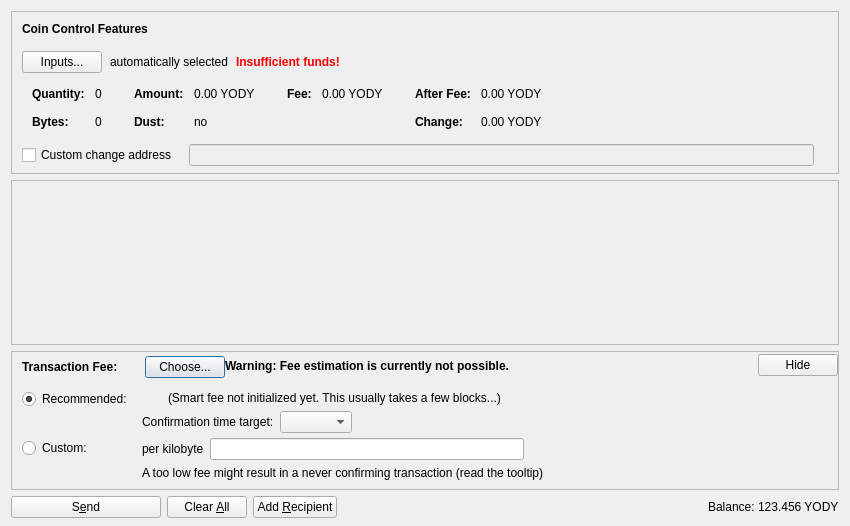
<?xml version="1.0" encoding="UTF-8"?>
<ui version="4.0">
 <class>SendCoinsDialog</class>
 <widget class="QDialog" name="SendCoinsDialog">
  <property name="geometry">
   <rect>
    <x>0</x>
    <y>0</y>
    <width>850</width>
    <height>526</height>
   </rect>
  </property>
  <property name="windowTitle">
   <string>Send Coins</string>
  </property>
  <layout class="QVBoxLayout" name="verticalLayout" stretch="0,1,0,0">
   <property name="bottomMargin">
    <number>8</number>
   </property>
   <item>
    <widget class="QFrame" name="frameCoinControl">
     <property name="sizePolicy">
      <sizepolicy hsizetype="Expanding" vsizetype="Expanding">
       <horstretch>0</horstretch>
       <verstretch>0</verstretch>
      </sizepolicy>
     </property>
     <property name="maximumSize">
      <size>
       <width>16777215</width>
       <height>16777215</height>
      </size>
     </property>
     <property name="frameShape">
      <enum>QFrame::StyledPanel</enum>
     </property>
     <property name="frameShadow">
      <enum>QFrame::Sunken</enum>
     </property>
     <layout class="QVBoxLayout" name="verticalLayoutCoinControl2">
      <property name="spacing">
       <number>0</number>
      </property>
      <property name="leftMargin">
       <number>0</number>
      </property>
      <property name="topMargin">
       <number>0</number>
      </property>
      <property name="rightMargin">
       <number>0</number>
      </property>
      <property name="bottomMargin">
       <number>6</number>
      </property>
      <item>
       <layout class="QVBoxLayout" name="verticalLayoutCoinControl" stretch="0,0,0,0,1">
        <property name="spacing">
         <number>0</number>
        </property>
        <property name="leftMargin">
         <number>10</number>
        </property>
        <property name="topMargin">
         <number>10</number>
        </property>
        <item>
         <layout class="QHBoxLayout" name="horizontalLayoutCoinControl1">
          <property name="bottomMargin">
           <number>15</number>
          </property>
          <item>
           <widget class="QLabel" name="labelCoinControlFeatures">
            <property name="sizePolicy">
             <sizepolicy hsizetype="Preferred" vsizetype="Maximum">
              <horstretch>0</horstretch>
              <verstretch>0</verstretch>
             </sizepolicy>
            </property>
            <property name="font">
             <font>
              <weight>75</weight>
              <bold>true</bold>
             </font>
            </property>
            <property name="styleSheet">
             <string notr="true">font-weight:bold;</string>
            </property>
            <property name="text">
             <string>Coin Control Features</string>
            </property>
           </widget>
          </item>
         </layout>
        </item>
        <item>
         <layout class="QHBoxLayout" name="horizontalLayoutCoinControl2" stretch="0,0,0,0">
          <property name="spacing">
           <number>8</number>
          </property>
          <property name="bottomMargin">
           <number>10</number>
          </property>
          <item>
           <widget class="QPushButton" name="pushButtonCoinControl">
            <property name="styleSheet">
             <string notr="true"/>
            </property>
            <property name="text">
             <string>Inputs...</string>
            </property>
            <property name="autoDefault">
             <bool>false</bool>
            </property>
           </widget>
          </item>
          <item>
           <widget class="QLabel" name="labelCoinControlAutomaticallySelected">
            <property name="text">
             <string>automatically selected</string>
            </property>
            <property name="margin">
             <number>5</number>
            </property>
           </widget>
          </item>
          <item>
           <widget class="QLabel" name="labelCoinControlInsuffFunds">
            <property name="font">
             <font>
              <weight>75</weight>
              <bold>true</bold>
             </font>
            </property>
            <property name="styleSheet">
             <string notr="true">color:red;font-weight:bold;</string>
            </property>
            <property name="text">
             <string>Insufficient funds!</string>
            </property>
            <property name="margin">
             <number>5</number>
            </property>
           </widget>
          </item>
          <item>
           <spacer name="horizontalSpacerCoinControl">
            <property name="orientation">
             <enum>Qt::Horizontal</enum>
            </property>
            <property name="sizeHint" stdset="0">
             <size>
              <width>40</width>
              <height>1</height>
             </size>
            </property>
           </spacer>
          </item>
         </layout>
        </item>
        <item>
         <widget class="QWidget" name="widgetCoinControl" native="true">
          <property name="sizePolicy">
           <sizepolicy hsizetype="Preferred" vsizetype="Preferred">
            <horstretch>0</horstretch>
            <verstretch>0</verstretch>
           </sizepolicy>
          </property>
          <property name="minimumSize">
           <size>
            <width>0</width>
            <height>0</height>
           </size>
          </property>
          <property name="styleSheet">
           <string notr="true"/>
          </property>
          <layout class="QHBoxLayout" name="horizontalLayoutCoinControl5">
           <property name="leftMargin">
            <number>0</number>
           </property>
           <property name="topMargin">
            <number>0</number>
           </property>
           <property name="rightMargin">
            <number>0</number>
           </property>
           <property name="bottomMargin">
            <number>0</number>
           </property>
           <item>
            <layout class="QHBoxLayout" name="horizontalLayoutCoinControl3" stretch="0,0,0,1">
             <property name="spacing">
              <number>20</number>
             </property>
             <property name="topMargin">
              <number>0</number>
             </property>
             <property name="bottomMargin">
              <number>10</number>
             </property>
             <item>
              <layout class="QFormLayout" name="formLayoutCoinControl1">
               <property name="horizontalSpacing">
                <number>10</number>
               </property>
               <property name="verticalSpacing">
                <number>14</number>
               </property>
               <property name="leftMargin">
                <number>10</number>
               </property>
               <property name="topMargin">
                <number>4</number>
               </property>
               <property name="rightMargin">
                <number>6</number>
               </property>
               <item row="0" column="0">
                <widget class="QLabel" name="labelCoinControlQuantityText">
                 <property name="font">
                  <font>
                   <weight>75</weight>
                   <bold>true</bold>
                  </font>
                 </property>
                 <property name="text">
                  <string>Quantity:</string>
                 </property>
                 <property name="margin">
                  <number>0</number>
                 </property>
                </widget>
               </item>
               <item row="0" column="1">
                <widget class="QLabel" name="labelCoinControlQuantity">
                 <property name="cursor">
                  <cursorShape>IBeamCursor</cursorShape>
                 </property>
                 <property name="contextMenuPolicy">
                  <enum>Qt::ActionsContextMenu</enum>
                 </property>
                 <property name="text">
                  <string notr="true">0</string>
                 </property>
                 <property name="margin">
                  <number>0</number>
                 </property>
                 <property name="textInteractionFlags">
                  <set>Qt::LinksAccessibleByMouse|Qt::TextSelectableByKeyboard|Qt::TextSelectableByMouse</set>
                 </property>
                </widget>
               </item>
               <item row="1" column="0">
                <widget class="QLabel" name="labelCoinControlBytesText">
                 <property name="font">
                  <font>
                   <weight>75</weight>
                   <bold>true</bold>
                  </font>
                 </property>
                 <property name="text">
                  <string>Bytes:</string>
                 </property>
                </widget>
               </item>
               <item row="1" column="1">
                <widget class="QLabel" name="labelCoinControlBytes">
                 <property name="cursor">
                  <cursorShape>IBeamCursor</cursorShape>
                 </property>
                 <property name="contextMenuPolicy">
                  <enum>Qt::ActionsContextMenu</enum>
                 </property>
                 <property name="text">
                  <string notr="true">0</string>
                 </property>
                 <property name="textInteractionFlags">
                  <set>Qt::LinksAccessibleByMouse|Qt::TextSelectableByKeyboard|Qt::TextSelectableByMouse</set>
                 </property>
                </widget>
               </item>
              </layout>
             </item>
             <item>
              <layout class="QFormLayout" name="formLayoutCoinControl2">
               <property name="horizontalSpacing">
                <number>10</number>
               </property>
               <property name="verticalSpacing">
                <number>14</number>
               </property>
               <property name="leftMargin">
                <number>6</number>
               </property>
               <property name="topMargin">
                <number>4</number>
               </property>
               <property name="rightMargin">
                <number>6</number>
               </property>
               <item row="0" column="0">
                <widget class="QLabel" name="labelCoinControlAmountText">
                 <property name="font">
                  <font>
                   <weight>75</weight>
                   <bold>true</bold>
                  </font>
                 </property>
                 <property name="text">
                  <string>Amount:</string>
                 </property>
                 <property name="margin">
                  <number>0</number>
                 </property>
                </widget>
               </item>
               <item row="0" column="1">
                <widget class="QLabel" name="labelCoinControlAmount">
                 <property name="cursor">
                  <cursorShape>IBeamCursor</cursorShape>
                 </property>
                 <property name="contextMenuPolicy">
                  <enum>Qt::ActionsContextMenu</enum>
                 </property>
                 <property name="text">
                  <string notr="true">0.00 YODY</string>
                 </property>
                 <property name="textInteractionFlags">
                  <set>Qt::LinksAccessibleByMouse|Qt::TextSelectableByKeyboard|Qt::TextSelectableByMouse</set>
                 </property>
                </widget>
               </item>
               <item row="1" column="0">
                <widget class="QLabel" name="labelCoinControlLowOutputText">
                 <property name="font">
                  <font>
                   <weight>75</weight>
                   <bold>true</bold>
                  </font>
                 </property>
                 <property name="text">
                  <string>Dust:</string>
                 </property>
                </widget>
               </item>
               <item row="1" column="1">
                <widget class="QLabel" name="labelCoinControlLowOutput">
                 <property name="cursor">
                  <cursorShape>IBeamCursor</cursorShape>
                 </property>
                 <property name="contextMenuPolicy">
                  <enum>Qt::ActionsContextMenu</enum>
                 </property>
                 <property name="text">
                  <string notr="true">no</string>
                 </property>
                 <property name="textInteractionFlags">
                  <set>Qt::LinksAccessibleByMouse|Qt::TextSelectableByKeyboard|Qt::TextSelectableByMouse</set>
                 </property>
                </widget>
               </item>
              </layout>
             </item>
             <item>
              <layout class="QFormLayout" name="formLayoutCoinControl3">
               <property name="horizontalSpacing">
                <number>10</number>
               </property>
               <property name="verticalSpacing">
                <number>14</number>
               </property>
               <property name="leftMargin">
                <number>6</number>
               </property>
               <property name="topMargin">
                <number>4</number>
               </property>
               <property name="rightMargin">
                <number>6</number>
               </property>
               <item row="0" column="0">
                <widget class="QLabel" name="labelCoinControlFeeText">
                 <property name="font">
                  <font>
                   <weight>75</weight>
                   <bold>true</bold>
                  </font>
                 </property>
                 <property name="text">
                  <string>Fee:</string>
                 </property>
                 <property name="margin">
                  <number>0</number>
                 </property>
                </widget>
               </item>
               <item row="0" column="1">
                <widget class="QLabel" name="labelCoinControlFee">
                 <property name="cursor">
                  <cursorShape>IBeamCursor</cursorShape>
                 </property>
                 <property name="contextMenuPolicy">
                  <enum>Qt::ActionsContextMenu</enum>
                 </property>
                 <property name="text">
                  <string notr="true">0.00 YODY</string>
                 </property>
                 <property name="textInteractionFlags">
                  <set>Qt::LinksAccessibleByMouse|Qt::TextSelectableByKeyboard|Qt::TextSelectableByMouse</set>
                 </property>
                </widget>
               </item>
              </layout>
             </item>
             <item>
              <layout class="QFormLayout" name="formLayoutCoinControl4">
               <property name="horizontalSpacing">
                <number>10</number>
               </property>
               <property name="verticalSpacing">
                <number>14</number>
               </property>
               <property name="leftMargin">
                <number>6</number>
               </property>
               <property name="topMargin">
                <number>4</number>
               </property>
               <property name="rightMargin">
                <number>6</number>
               </property>
               <item row="0" column="0">
                <widget class="QLabel" name="labelCoinControlAfterFeeText">
                 <property name="font">
                  <font>
                   <weight>75</weight>
                   <bold>true</bold>
                  </font>
                 </property>
                 <property name="text">
                  <string>After Fee:</string>
                 </property>
                 <property name="margin">
                  <number>0</number>
                 </property>
                </widget>
               </item>
               <item row="0" column="1">
                <widget class="QLabel" name="labelCoinControlAfterFee">
                 <property name="cursor">
                  <cursorShape>IBeamCursor</cursorShape>
                 </property>
                 <property name="contextMenuPolicy">
                  <enum>Qt::ActionsContextMenu</enum>
                 </property>
                 <property name="text">
                  <string notr="true">0.00 YODY</string>
                 </property>
                 <property name="textInteractionFlags">
                  <set>Qt::LinksAccessibleByMouse|Qt::TextSelectableByKeyboard|Qt::TextSelectableByMouse</set>
                 </property>
                </widget>
               </item>
               <item row="1" column="0">
                <widget class="QLabel" name="labelCoinControlChangeText">
                 <property name="font">
                  <font>
                   <weight>75</weight>
                   <bold>true</bold>
                  </font>
                 </property>
                 <property name="text">
                  <string>Change:</string>
                 </property>
                </widget>
               </item>
               <item row="1" column="1">
                <widget class="QLabel" name="labelCoinControlChange">
                 <property name="cursor">
                  <cursorShape>IBeamCursor</cursorShape>
                 </property>
                 <property name="contextMenuPolicy">
                  <enum>Qt::ActionsContextMenu</enum>
                 </property>
                 <property name="text">
                  <string notr="true">0.00 YODY</string>
                 </property>
                 <property name="textInteractionFlags">
                  <set>Qt::LinksAccessibleByMouse|Qt::TextSelectableByKeyboard|Qt::TextSelectableByMouse</set>
                 </property>
                </widget>
               </item>
              </layout>
             </item>
            </layout>
           </item>
          </layout>
         </widget>
        </item>
        <item>
         <layout class="QHBoxLayout" name="horizontalLayoutCoinControl4" stretch="0,0,0">
          <property name="spacing">
           <number>12</number>
          </property>
          <property name="sizeConstraint">
           <enum>QLayout::SetDefaultConstraint</enum>
          </property>
          <property name="topMargin">
           <number>5</number>
          </property>
          <property name="rightMargin">
           <number>5</number>
          </property>
          <item>
           <widget class="QCheckBox" name="checkBoxCoinControlChange">
            <property name="toolTip">
             <string>If this is activated, but the change address is empty or invalid, change will be sent to a newly generated address.</string>
            </property>
            <property name="text">
             <string>Custom change address</string>
            </property>
           </widget>
          </item>
          <item>
           <widget class="QValidatedLineEdit" name="lineEditCoinControlChange">
            <property name="enabled">
             <bool>false</bool>
            </property>
            <property name="sizePolicy">
             <sizepolicy hsizetype="Expanding" vsizetype="Fixed">
              <horstretch>0</horstretch>
              <verstretch>0</verstretch>
             </sizepolicy>
            </property>
           </widget>
          </item>
          <item>
           <widget class="QLabel" name="labelCoinControlChangeLabel">
            <property name="sizePolicy">
             <sizepolicy hsizetype="Preferred" vsizetype="Expanding">
              <horstretch>0</horstretch>
              <verstretch>0</verstretch>
             </sizepolicy>
            </property>
            <property name="minimumSize">
             <size>
              <width>0</width>
              <height>0</height>
             </size>
            </property>
            <property name="text">
             <string/>
            </property>
            <property name="margin">
             <number>3</number>
            </property>
           </widget>
          </item>
         </layout>
        </item>
        <item>
         <spacer name="verticalSpacerCoinControl">
          <property name="orientation">
           <enum>Qt::Vertical</enum>
          </property>
          <property name="sizeHint" stdset="0">
           <size>
            <width>800</width>
            <height>1</height>
           </size>
          </property>
         </spacer>
        </item>
       </layout>
      </item>
     </layout>
    </widget>
   </item>
   <item>
    <widget class="QScrollArea" name="scrollArea">
     <property name="widgetResizable">
      <bool>true</bool>
     </property>
     <widget class="QWidget" name="scrollAreaWidgetContents">
      <property name="geometry">
       <rect>
        <x>0</x>
        <y>0</y>
        <width>830</width>
        <height>104</height>
       </rect>
      </property>
      <layout class="QVBoxLayout" name="verticalLayout_2" stretch="0,1">
       <property name="leftMargin">
        <number>0</number>
       </property>
       <property name="topMargin">
        <number>0</number>
       </property>
       <property name="rightMargin">
        <number>0</number>
       </property>
       <property name="bottomMargin">
        <number>0</number>
       </property>
       <item>
        <layout class="QVBoxLayout" name="entries">
         <property name="spacing">
          <number>6</number>
         </property>
        </layout>
       </item>
       <item>
        <spacer name="verticalSpacer">
         <property name="orientation">
          <enum>Qt::Vertical</enum>
         </property>
         <property name="sizeHint" stdset="0">
          <size>
           <width>20</width>
           <height>40</height>
          </size>
         </property>
        </spacer>
       </item>
      </layout>
     </widget>
    </widget>
   </item>
   <item>
    <widget class="QFrame" name="frameFee">
     <property name="sizePolicy">
      <sizepolicy hsizetype="Expanding" vsizetype="Expanding">
       <horstretch>0</horstretch>
       <verstretch>0</verstretch>
      </sizepolicy>
     </property>
     <property name="maximumSize">
      <size>
       <width>16777215</width>
       <height>16777215</height>
      </size>
     </property>
     <property name="frameShape">
      <enum>QFrame::StyledPanel</enum>
     </property>
     <property name="frameShadow">
      <enum>QFrame::Sunken</enum>
     </property>
     <layout class="QVBoxLayout" name="verticalLayoutFee1">
      <property name="spacing">
       <number>0</number>
      </property>
      <property name="leftMargin">
       <number>0</number>
      </property>
      <property name="topMargin">
       <number>0</number>
      </property>
      <property name="rightMargin">
       <number>0</number>
      </property>
      <property name="bottomMargin">
       <number>0</number>
      </property>
      <item>
       <layout class="QVBoxLayout" name="verticalLayoutFee2" stretch="0,0,0">
        <property name="spacing">
         <number>0</number>
        </property>
        <property name="leftMargin">
         <number>10</number>
        </property>
        <property name="topMargin">
         <number>0</number>
        </property>
        <item>
         <layout class="QHBoxLayout" name="horizontalLayoutFee1">
          <property name="bottomMargin">
           <number>0</number>
          </property>
          <item>
           <layout class="QVBoxLayout" name="verticalLayoutFee7">
            <property name="spacing">
             <number>0</number>
            </property>
            <item>
             <spacer name="verticalSpacerSmartFee">
              <property name="orientation">
               <enum>Qt::Vertical</enum>
              </property>
              <property name="sizeType">
               <enum>QSizePolicy::Fixed</enum>
              </property>
              <property name="sizeHint" stdset="0">
               <size>
                <width>1</width>
                <height>4</height>
               </size>
              </property>
             </spacer>
            </item>
            <item>
             <layout class="QHBoxLayout" name="horizontalLayoutSmartFee">
              <property name="spacing">
               <number>10</number>
              </property>
              <item>
               <widget class="QLabel" name="labelFeeHeadline">
                <property name="sizePolicy">
                 <sizepolicy hsizetype="Preferred" vsizetype="Maximum">
                  <horstretch>0</horstretch>
                  <verstretch>0</verstretch>
                 </sizepolicy>
                </property>
                <property name="font">
                 <font>
                  <weight>75</weight>
                  <bold>true</bold>
                 </font>
                </property>
                <property name="styleSheet">
                 <string notr="true">font-weight:bold;</string>
                </property>
                <property name="text">
                 <string>Transaction Fee:</string>
                </property>
               </widget>
              </item>
              <item>
               <widget class="QLabel" name="labelFeeMinimized">
                <property name="text">
                 <string/>
                </property>
               </widget>
              </item>
              <item>
               <widget class="QPushButton" name="buttonChooseFee">
                <property name="text">
                 <string>Choose...</string>
                </property>
               </widget>
              </item>
             </layout>
            </item>
            <item>
             <spacer name="verticalSpacer_5">
              <property name="orientation">
               <enum>Qt::Vertical</enum>
              </property>
              <property name="sizeHint" stdset="0">
               <size>
                <width>1</width>
                <height>1</height>
               </size>
              </property>
             </spacer>
            </item>
           </layout>
          </item>
          <item>
           <widget class="QLabel" name="fallbackFeeWarningLabel">
            <property name="toolTip">
             <string>Using the fallbackfee can result in sending a transaction that will take several hours or days (or never) to confirm. Consider choosing your fee manually or wait until you have validated the complete chain.</string>
            </property>
            <property name="font">
            <font>
                <weight>75</weight>
                <bold>true</bold>
            </font>
            </property>
            <property name="text">
             <string>Warning: Fee estimation is currently not possible.</string>
            </property>
            <property name="wordWrap">
             <bool>false</bool>
            </property>
           </widget>
          </item>
          <item>
           <spacer name="horizontalSpacer_4">
            <property name="orientation">
             <enum>Qt::Horizontal</enum>
            </property>
            <property name="sizeType">
             <enum>QSizePolicy::MinimumExpanding</enum>
            </property>
            <property name="sizeHint" stdset="0">
             <size>
              <width>40</width>
              <height>20</height>
             </size>
            </property>
           </spacer>
          </item>
          <item>
           <widget class="QPushButton" name="buttonMinimizeFee">
            <property name="toolTip">
             <string>collapse fee-settings</string>
            </property>
            <property name="text">
             <string>Hide</string>
            </property>
           </widget>
          </item>
         </layout>
        </item>
        <item>
         <widget class="QFrame" name="frameFeeSelection">
          <layout class="QVBoxLayout" name="verticalLayoutFee12">
           <property name="spacing">
            <number>0</number>
           </property>
           <property name="leftMargin">
            <number>0</number>
           </property>
           <property name="topMargin">
            <number>0</number>
           </property>
           <property name="rightMargin">
            <number>0</number>
           </property>
           <property name="bottomMargin">
            <number>0</number>
           </property>
           <item>
            <layout class="QGridLayout" name="gridLayoutFee">
             <property name="topMargin">
              <number>10</number>
             </property>
             <property name="bottomMargin">
              <number>4</number>
             </property>
             <property name="horizontalSpacing">
              <number>10</number>
             </property>
             <property name="verticalSpacing">
              <number>4</number>
             </property>
             <item row="1" column="1">
              <layout class="QVBoxLayout" name="verticalLayoutFee8">
               <property name="spacing">
                <number>6</number>
               </property>
               <item>
                <layout class="QHBoxLayout" name="horizontalLayoutFee13">
                 <item>
                  <widget class="QLabel" name="labelCustomPerKilobyte">
                   <property name="toolTip">
                    <string>Specify a custom fee per kB (1,000 bytes) of the transaction's virtual size.

Note:  Since the fee is calculated on a per-byte basis, a fee of "100 satoshis per kB" for a transaction size of 500 bytes (half of 1 kB) would ultimately yield a fee of only 50 satoshis.</string>
                   </property>
                   <property name="text">
                    <string>per kilobyte</string>
                   </property>
                  </widget>
                 </item>
                 <item>
                  <widget class="BitcoinAmountField" name="customFee"/>
                 </item>
                 <item>
                  <spacer name="horizontalSpacer_6">
                   <property name="orientation">
                    <enum>Qt::Horizontal</enum>
                   </property>
                   <property name="sizeHint" stdset="0">
                    <size>
                     <width>1</width>
                     <height>1</height>
                    </size>
                   </property>
                  </spacer>
                 </item>
                </layout>
               </item>
               <item>
                <layout class="QHBoxLayout" name="horizontalLayoutFee8">
                 <item>
                  <widget class="QLabel" name="labelCustomFeeWarning">
                   <property name="enabled">
                    <bool>true</bool>
                   </property>
                   <property name="toolTip">
                    <string>When there is less transaction volume than space in the blocks, miners as well as relaying nodes may enforce a minimum fee. Paying only this minimum fee is just fine, but be aware that this can result in a never confirming transaction once there is more demand for yodycoin transactions than the network can process.</string>
                   </property>
                   <property name="text">
                    <string>A too low fee might result in a never confirming transaction (read the tooltip)</string>
                   </property>
                  </widget>
                 </item>
                 <item>
                  <spacer name="horizontalSpacer_2">
                   <property name="orientation">
                    <enum>Qt::Horizontal</enum>
                   </property>
                   <property name="sizeHint" stdset="0">
                    <size>
                     <width>1</width>
                     <height>1</height>
                    </size>
                   </property>
                  </spacer>
                 </item>
                </layout>
               </item>
              </layout>
             </item>
             <item row="0" column="0">
              <layout class="QVBoxLayout" name="verticalLayoutFee4" stretch="0,1">
               <item>
                <widget class="QRadioButton" name="radioSmartFee">
                 <property name="text">
                  <string>Recommended:</string>
                 </property>
                 <property name="checked">
                  <bool>true</bool>
                 </property>
                 <attribute name="buttonGroup">
                  <string notr="true">groupFee</string>
                 </attribute>
                </widget>
               </item>
               <item>
                <spacer name="verticalSpacer_2">
                 <property name="orientation">
                  <enum>Qt::Vertical</enum>
                 </property>
                 <property name="sizeHint" stdset="0">
                  <size>
                   <width>1</width>
                   <height>1</height>
                  </size>
                 </property>
                </spacer>
               </item>
              </layout>
             </item>
             <item row="1" column="0">
              <layout class="QVBoxLayout" name="verticalLayoutFee9" stretch="0,1">
               <item>
                <widget class="QRadioButton" name="radioCustomFee">
                 <property name="text">
                  <string>Custom:</string>
                 </property>
                 <attribute name="buttonGroup">
                  <string notr="true">groupFee</string>
                 </attribute>
                </widget>
               </item>
               <item>
                <spacer name="verticalSpacer_6">
                 <property name="orientation">
                  <enum>Qt::Vertical</enum>
                 </property>
                 <property name="sizeHint" stdset="0">
                  <size>
                   <width>1</width>
                   <height>1</height>
                  </size>
                 </property>
                </spacer>
               </item>
              </layout>
             </item>
             <item row="0" column="1">
              <layout class="QVBoxLayout" name="verticalLayoutFee3" stretch="0,0,1">
               <property name="spacing">
                <number>6</number>
               </property>
               <property name="topMargin">
                <number>2</number>
               </property>
               <item>
                <layout class="QHBoxLayout" name="horizontalLayoutFee12">
                 <item>
                  <widget class="QLabel" name="labelSmartFee">
                   <property name="text">
                    <string/>
                   </property>
                  </widget>
                 </item>
                 <item>
                  <widget class="QLabel" name="labelFeeEstimation">
                   <property name="text">
                    <string/>
                   </property>
                  </widget>
                 </item>
                 <item>
                  <widget class="QLabel" name="labelSmartFee2">
                   <property name="text">
                    <string>(Smart fee not initialized yet. This usually takes a few blocks...)</string>
                   </property>
                  </widget>
                 </item>
                 <item>
                  <spacer name="horizontalSpacer_5">
                   <property name="orientation">
                    <enum>Qt::Horizontal</enum>
                   </property>
                   <property name="sizeHint" stdset="0">
                    <size>
                     <width>1</width>
                     <height>1</height>
                    </size>
                   </property>
                  </spacer>
                 </item>
                </layout>
               </item>
               <item>
                <layout class="QHBoxLayout" name="horizontalLayoutFee9">
                 <item>
                  <layout class="QVBoxLayout" name="verticalLayoutFee6">
                   <item>
                    <widget class="QLabel" name="labelSmartFee3">
                     <property name="text">
                      <string>Confirmation time target:</string>
                     </property>
                    </widget>
                   </item>
                  </layout>
                 </item>
                 <item>
                  <layout class="QVBoxLayout" name="verticalLayoutFee5">
                   <property name="rightMargin">
                    <number>30</number>
                   </property>
                   <item>
                    <layout class="QHBoxLayout" name="horizontalLayoutConfTarget">
                     <property name="bottomMargin">
                      <number>0</number>
                     </property>
                     <item>
                      <widget class="QComboBox" name="confTargetSelector"/>
                     </item>
                     <item>
                      <spacer name="horizontalSpacerConfTarget">
                       <property name="orientation">
                        <enum>Qt::Horizontal</enum>
                       </property>
                       <property name="sizeHint" stdset="0">
                        <size>
                         <width>40</width>
                         <height>20</height>
                        </size>
                       </property>
                      </spacer>
                     </item>
                    </layout>
                   </item>
                  </layout>
                 </item>
                </layout>
               </item>
               <item>
                <spacer name="verticalSpacer_4">
                 <property name="orientation">
                  <enum>Qt::Vertical</enum>
                 </property>
                 <property name="sizeHint" stdset="0">
                  <size>
                   <width>1</width>
                   <height>1</height>
                  </size>
                 </property>
                </spacer>
               </item>
              </layout>
             </item>
            </layout>
           </item>
          </layout>
         </widget>
        </item>
        <item>
         <spacer name="verticalSpacerFee">
          <property name="orientation">
           <enum>Qt::Vertical</enum>
          </property>
          <property name="sizeHint" stdset="0">
           <size>
            <width>40</width>
            <height>5</height>
           </size>
          </property>
         </spacer>
        </item>
       </layout>
      </item>
     </layout>
    </widget>
   </item>
   <item>
    <layout class="QHBoxLayout" name="horizontalLayout">
     <item>
      <widget class="QPushButton" name="sendButton">
       <property name="minimumSize">
        <size>
         <width>150</width>
         <height>0</height>
        </size>
       </property>
       <property name="toolTip">
        <string>Confirm the send action</string>
       </property>
       <property name="text">
        <string>S&amp;end</string>
       </property>
       <property name="icon">
        <iconset resource="../bitcoin.qrc">
         <normaloff>:/icons/send</normaloff>:/icons/send</iconset>
       </property>
       <property name="autoDefault">
        <bool>false</bool>
       </property>
       <property name="default">
        <bool>false</bool>
       </property>
      </widget>
     </item>
     <item>
      <widget class="QPushButton" name="clearButton">
       <property name="sizePolicy">
        <sizepolicy hsizetype="Minimum" vsizetype="Fixed">
         <horstretch>0</horstretch>
         <verstretch>0</verstretch>
        </sizepolicy>
       </property>
       <property name="toolTip">
        <string>Clear all fields of the form.</string>
       </property>
       <property name="text">
        <string>Clear &amp;All</string>
       </property>
       <property name="icon">
        <iconset resource="../bitcoin.qrc">
         <normaloff>:/icons/remove</normaloff>:/icons/remove</iconset>
       </property>
       <property name="autoDefault">
        <bool>false</bool>
       </property>
      </widget>
     </item>
     <item>
      <widget class="QPushButton" name="addButton">
       <property name="toolTip">
        <string>Send to multiple recipients at once</string>
       </property>
       <property name="text">
        <string>Add &amp;Recipient</string>
       </property>
       <property name="icon">
        <iconset resource="../bitcoin.qrc">
         <normaloff>:/icons/add</normaloff>:/icons/add</iconset>
       </property>
       <property name="autoDefault">
        <bool>false</bool>
       </property>
      </widget>
     </item>
     <item>
      <spacer name="horizontalSpacer">
       <property name="orientation">
        <enum>Qt::Horizontal</enum>
       </property>
       <property name="sizeHint" stdset="0">
        <size>
         <width>40</width>
         <height>20</height>
        </size>
       </property>
      </spacer>
     </item>
     <item>
      <layout class="QHBoxLayout" name="horizontalLayout_2">
       <property name="spacing">
        <number>3</number>
       </property>
       <item>
        <widget class="QLabel" name="label">
         <property name="sizePolicy">
          <sizepolicy hsizetype="Preferred" vsizetype="Fixed">
           <horstretch>0</horstretch>
           <verstretch>0</verstretch>
          </sizepolicy>
         </property>
         <property name="text">
          <string>Balance:</string>
         </property>
        </widget>
       </item>
       <item>
        <widget class="QLabel" name="labelBalance">
         <property name="sizePolicy">
          <sizepolicy hsizetype="Preferred" vsizetype="Fixed">
           <horstretch>0</horstretch>
           <verstretch>0</verstretch>
          </sizepolicy>
         </property>
         <property name="cursor">
          <cursorShape>IBeamCursor</cursorShape>
         </property>
         <property name="text">
          <string notr="true">123.456 YODY</string>
         </property>
         <property name="textInteractionFlags">
          <set>Qt::LinksAccessibleByMouse|Qt::TextSelectableByKeyboard|Qt::TextSelectableByMouse</set>
         </property>
        </widget>
       </item>
      </layout>
     </item>
    </layout>
   </item>
  </layout>
 </widget>
 <customwidgets>
  <customwidget>
   <class>QValidatedLineEdit</class>
   <extends>QLineEdit</extends>
   <header>qt/qvalidatedlineedit.h</header>
  </customwidget>
  <customwidget>
   <class>BitcoinAmountField</class>
   <extends>QLineEdit</extends>
   <header>qt/bitcoinamountfield.h</header>
   <container>1</container>
  </customwidget>
 </customwidgets>
 <resources>
  <include location="../bitcoin.qrc"/>
 </resources>
 <connections/>
 <buttongroups>
  <buttongroup name="groupFee"/>
 </buttongroups>
</ui>
